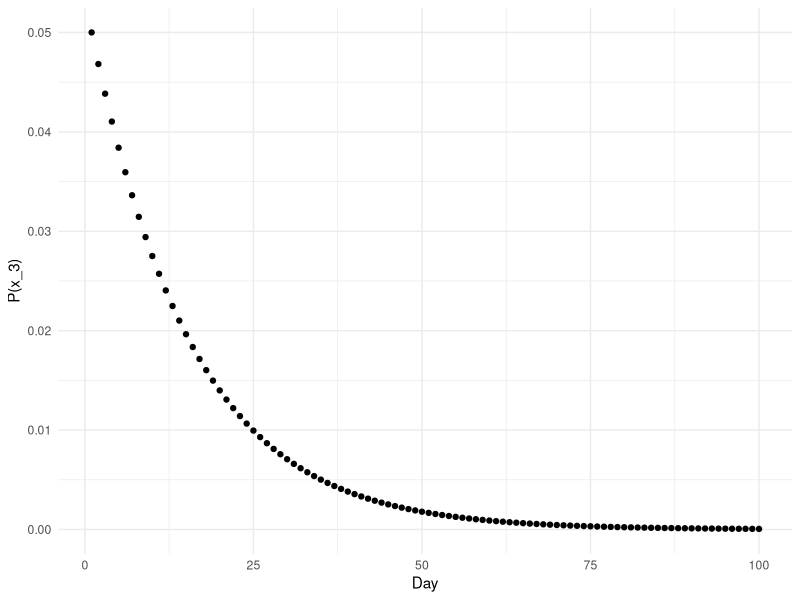
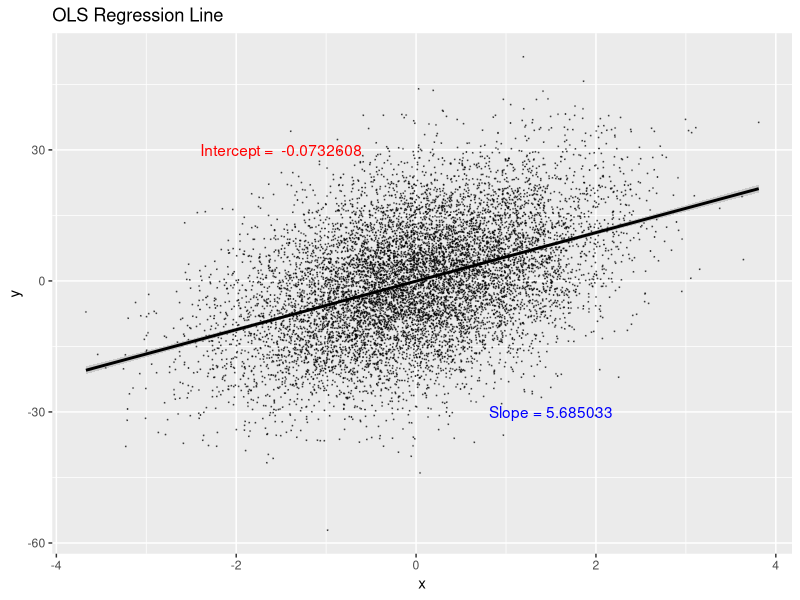
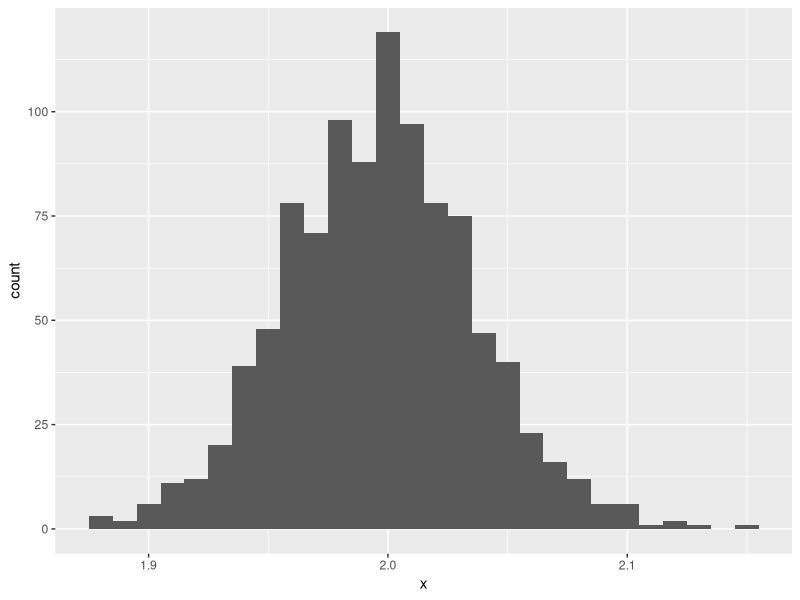
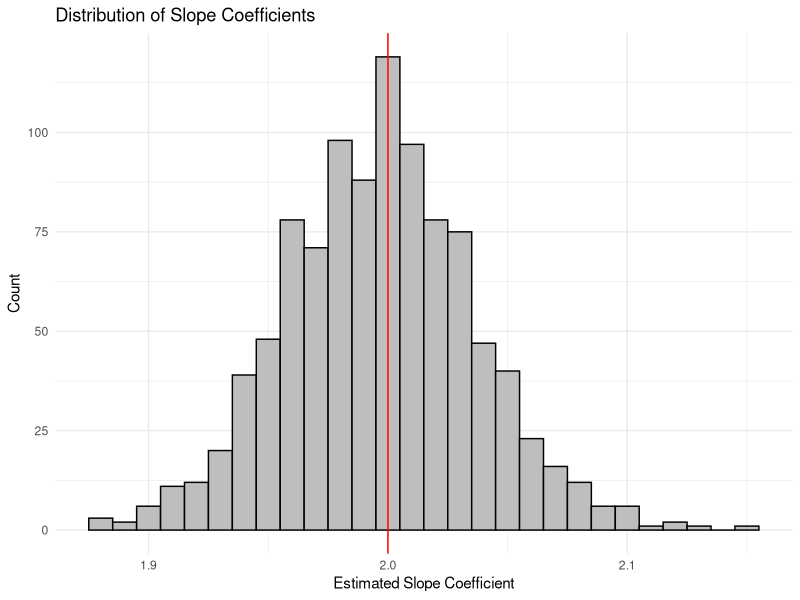

Here is the R script that generated these plots, in order:
########## Lecture2_Code.R
# Creator: Alex Hoagland, alcobe@bu.edu
# Created: 5/31/2022
# Last modified: 5/31/2022
#
# PURPOSE
#   1. Probability review
#   2. OLS Regression
#
# NOTES: 
#   - uses the Tidyverse package and Dplyr
################################################################################


##### Packages #####
# install.packages('tidyverse') # if needed, install the package
library(tidyverse) # call the relevant library
###################################


##### Probability Review #####
p_healthy <- 0.75 # Assign 3 main probabilities
p_acute <- 0.2
p_chronic <- 0.05

p_acute_chronic <- 0.02 # Assign joint probabilities
p_healthy_acute <- 0
p_healthy_chronic <- 0
p_healthy_acute_chronic <- 0

# Conditional probabilities
p_chronic_givenacute <- p_acute_chronic / p_acute

# Test of independence
p_chronic_givenacute == p_chronic * p_acute

# Total probability 
day1 <- p_chronic # On first day, probability of illness is the known probability
day2 <- p_chronic * (1-p_chronic) # The probability of being healthy on day1, then developing an illness on the second day 
totalprob <- day1+day2

# Question: how long until total prob > 0.15?
dayprob <- function(n) { # This function returns the probability of (i) being healthy until day n, then (ii) getting a chronic condition on day n 
  return(p_chronic * (1-p_chronic)^n)
} 
mydata <- tibble( x=seq(1,10,by=1) ) %>% mutate(dayprob=dayprob(x)) %>% mutate(totalprob = cumsum(dayprob))
  # This builds a data set examining 1 through 10 days, calculates the daily probability and total probability of getting a total illness in each day
  # Note: uses a new dplyr function "cumsum" to generate a cumulative sum
print(paste0("The number of days before totalprob > 0.15 is ", 
             mydata %>% mutate(tokeep = totalprob>0.15) %>% filter(tokeep==1) %>% mutate(first = min(x)) %>% 
               filter(row_number()==1) %>% pull(first),sep=""))
  # In order to show the answer in the report

# Bayes' Rule
# First, we define an update function for p_chronic
update_chronic <- function(oldprob) { 
  p_x1_you_given_x3_me <- .7 # Experiment with changing this probability to see how the graph below changes
    # What happens if this is .75? .1? What does changing this mean in terms of the example? 
  p_x1_you_given_x1_me <- .75
  num <- p_x1_you_given_x3_me * oldprob
  den <- p_x1_you_given_x3_me * oldprob + p_x1_you_given_x1_me * (1-oldprob)
  return(num/den)
}

# Now, loop through 100 points at which family members are healthy
mydata <- rep(NA, 100) # Set blanks for 100 days
mydata[1] <- .05 # Set first probability at .05
for (i in 2:100) { 
  mydata[i] <- update_chronic(mydata[i-1])
}
# Now plot
mydata <- tibble(mydata) %>% mutate(x=row_number())
ggplot(mydata,aes(x,mydata)) + geom_point() + theme_minimal() + labs(x = "Day", y = "P(x_3)")
########################################


##### Regression #####
set.seed(1) # Setting the seed helps to make random number generators give us the same numbers across machines
tb <- tibble(
  x = rnorm(10000),
  u = rnorm(10000),
  y = 5.5*x + 12*u
) 

reg_tb <- tb %>% 
  lm(y ~ x, .) %>%
  print()

reg_tb$coefficients

tb <- tb %>% 
  mutate(
    yhat1 = predict(lm(y ~ x, .)),
    yhat2 = 0.0732608 + 5.685033*x, 
    uhat1 = residuals(lm(y ~ x, .)),
    uhat2 = y - yhat2
  )

summary(tb[-1:-3])

tb %>% 
  lm(y ~ x, .) %>% 
  ggplot(aes(x=x, y=y)) + 
  ggtitle("OLS Regression Line") +
  geom_point(size = 0.05, color = "black", alpha = 0.5) +
  geom_smooth(method = lm, color = "black") +
  annotate("text", x = -1.5, y = 30, color = "red", 
           label = paste("Intercept = ", -0.0732608)) +
  annotate("text", x = 1.5, y = -30, color = "blue", 
           label = paste("Slope =", 5.685033))

### Calculate the R-squared
SST <- tb %>% mutate(ybar=mean(y), sst=(y-ybar)^2) %>% select(sst) %>% summarise(sum(sst))
SSE <- tb %>% mutate(ybar=mean(y), sse=(yhat1-ybar)^2) %>% select(sse) %>% summarise(sum(sse))
SSR <- tb %>% mutate(ssr=uhat1^2) %>% select(ssr) %>% summarise(sum(ssr))

R2 <- SSE/SST
  
# How do you pull R2 from a lm command? 
myreg <- lm(tb$y ~ tb$x)
summary(myreg)

### Show unbiasedness: 
# Start with a population model y = 3 + 2x + e, 
# Assume x is normally distributed N(0,9) and e is N(0,36)
# Assume mean independence 

lm <- lapply( # lapply is a useful command (see ?lapply)
  1:1000,
  function(x) tibble(
    x = 9*rnorm(10000), # Distribution for x (rnorm(N) creates N random draws from a N(0,1) distribution)
    u = 36*rnorm(10000), # Distribution for e
    y = 3 + 2*x + u
  ) %>% 
    lm(y ~ x, .)
) # This runs 1,000 regressions with new data every time

as_tibble(t(sapply(lm, coef))) %>%
  summary(x) # Summarize the regression coefficients (tabular)

as_tibble(t(sapply(lm, coef))) %>% 
  ggplot()+
  geom_histogram(aes(x), binwidth = 0.01) # Summarize the regression coefficients (graph)

# Clean up data viz
as_tibble(t(sapply(lm, coef))) %>% 
  ggplot()+
  geom_histogram(aes(x), binwidth = 0.01,fill="gray",color='black') + 
  theme_minimal() + 
  labs(x="Estimated Slope Coefficient", y="Count",title="Distribution of Slope Coefficients") + 
  geom_vline(xintercept=2,color='red')
#########################################